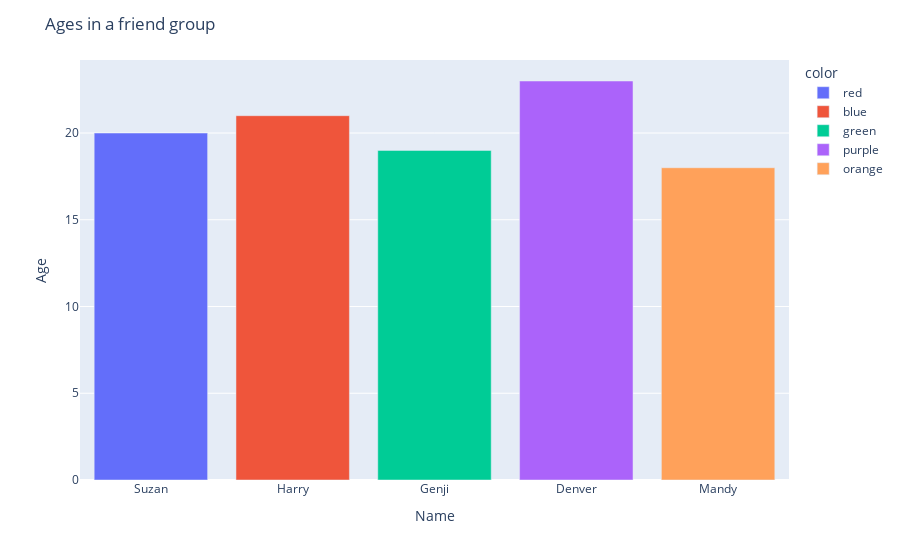

Notebook code cell kept with this figure:
### Markdown cell above
### `PLOLTY: BAR-GRAPH `
- Here is the same bargraph using `plolty`, which is a bit interactive than that of Matplotlib.
- Created using `Plotly Express`, a high level interface to Plolty, which can operate on various data.
[PLOLTY: BAR-GRAPH GUIDE](https://plotly.com/python/bar-charts/)

### Code cell
colour = ['red', 'blue', 'green', 'purple', 'orange']
fig = px.bar(x=names, y=ages, color=colour)
fig.update_layout(title='Ages in a friend group', yaxis_title='Age',
                  xaxis_title='Name')
fig.show()

### Figure 1 — Plotly figure (JSON) as saved in the notebook; plotly's stock layout.template omitted (floating-point values rounded to 4 significant figures)
{"data": [{"alignmentgroup": "True", "hovertemplate": "color=red<br>x=%{x}<br>y=%{y}<extra></extra>", "legendgroup": "red", "marker": {"color": "#636efa", "pattern": {"shape": ""}}, "name": "red", "offsetgroup": "red", "orientation": "v", "showlegend": true, "textposition": "auto", "type": "bar", "x": ["Suzan"], "xaxis": "x", "y": [20], "yaxis": "y"}, {"alignmentgroup": "True", "hovertemplate": "color=blue<br>x=%{x}<br>y=%{y}<extra></extra>", "legendgroup": "blue", "marker": {"color": "#EF553B", "pattern": {"shape": ""}}, "name": "blue", "offsetgroup": "blue", "orientation": "v", "showlegend": true, "textposition": "auto", "type": "bar", "x": ["Harry"], "xaxis": "x", "y": [21], "yaxis": "y"}, {"alignmentgroup": "True", "hovertemplate": "color=green<br>x=%{x}<br>y=%{y}<extra></extra>", "legendgroup": "green", "marker": {"color": "#00cc96", "pattern": {"shape": ""}}, "name": "green", "offsetgroup": "green", "orientation": "v", "showlegend": true, "textposition": "auto", "type": "bar", "x": ["Genji"], "xaxis": "x", "y": [19], "yaxis": "y"}, {"alignmentgroup": "True", "hovertemplate": "color=purple<br>x=%{x}<br>y=%{y}<extra></extra>", "legendgroup": "purple", "marker": {"color": "#ab63fa", "pattern": {"shape": ""}}, "name": "purple", "offsetgroup": "purple", "orientation": "v", "showlegend": true, "textposition": "auto", "type": "bar", "x": ["Denver"], "xaxis": "x", "y": [23], "yaxis": "y"}, {"alignmentgroup": "True", "hovertemplate": "color=orange<br>x=%{x}<br>y=%{y}<extra></extra>", "legendgroup": "orange", "marker": {"color": "#FFA15A", "pattern": {"shape": ""}}, "name": "orange", "offsetgroup": "orange", "orientation": "v", "showlegend": true, "textposition": "auto", "type": "bar", "x": ["Mandy"], "xaxis": "x", "y": [18], "yaxis": "y"}], "layout": {"barmode": "relative", "legend": {"title": {"text": "color"}, "tracegroupgap": 0}, "margin": {"t": 60}, "title": {"text": "Ages in a friend group"}, "xaxis": {"anchor": "y", "domain": [0, 1], "title": {"text": "Name"}}, "yaxis": {"anchor": "x", "domain": [0, 1], "title": {"text": "Age"}}}}
